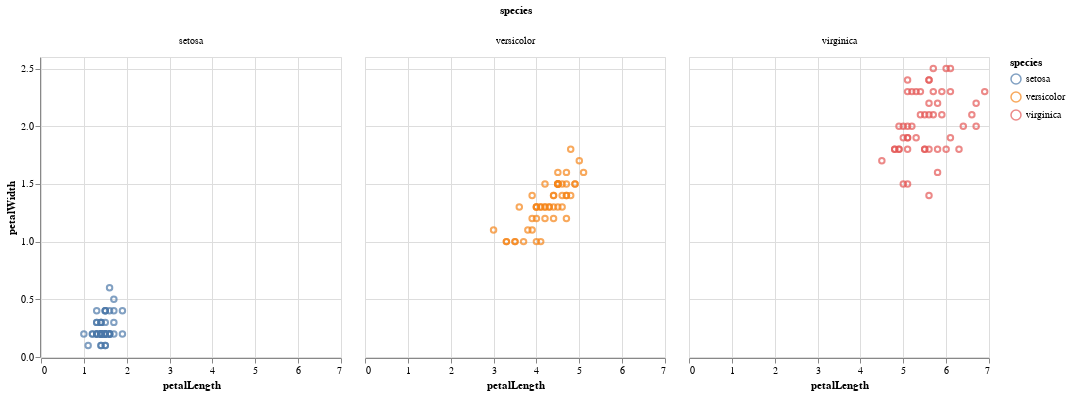

Write notebook code for a chart like this one.
### Code cell
alt.Chart(iris).mark_point().encode(
    x='petalLength:Q',
    y='petalWidth:Q',
    color='species:N'
).properties(
    width=300,
    height=300
).facet(
    column='species:N'
)

### Figure 1 — Vega-Lite specification as saved in the notebook (floating-point values rounded to 4 significant figures; data arrays with more than 128 entries replaced by an {"elided": "..."} marker saying what was removed)
{"config": {"view": {"continuousWidth": 400, "continuousHeight": 300}}, "data": {"name": "data-a264acbd6e539a8b3afc0cb5f240fb57"}, "facet": {"column": {"type": "nominal", "field": "species"}}, "spec": {"mark": "point", "encoding": {"color": {"type": "nominal", "field": "species"}, "x": {"type": "quantitative", "field": "petalLength"}, "y": {"type": "quantitative", "field": "petalWidth"}}, "height": 300, "width": 300}, "$schema": "https://vega.github.io/schema/vega-lite/v4.8.1.json", "datasets": {"data-a264acbd6e539a8b3afc0cb5f240fb57": {"elided": "150 records"}}}
